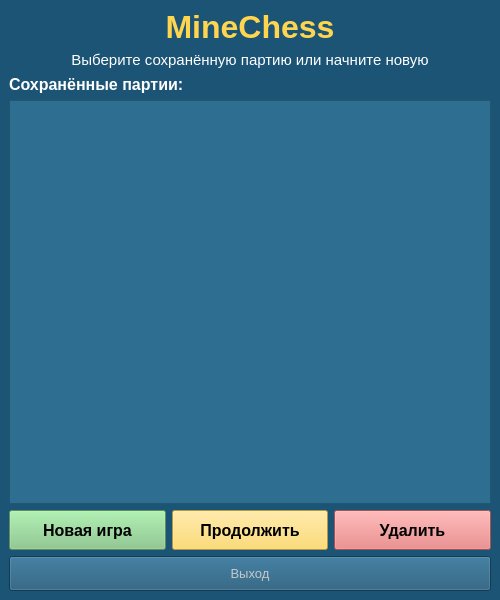
<?xml version="1.0" encoding="UTF-8"?>
<ui version="4.0">
 <class>WelcomeWindow</class>
 <widget class="QMainWindow" name="WelcomeWindow">
  <property name="geometry">
   <rect>
    <x>0</x>
    <y>0</y>
    <width>500</width>
    <height>600</height>
   </rect>
  </property>
  <property name="minimumSize">
   <size>
    <width>500</width>
    <height>600</height>
   </size>
  </property>
  <property name="maximumSize">
   <size>
    <width>500</width>
    <height>600</height>
   </size>
  </property>
  <property name="windowTitle">
   <string>MineChess</string>
  </property>
  <property name="styleSheet">
   <string notr="true">background-color: rgb(27, 84, 117);
color: rgb(255, 255, 255);</string>
  </property>
  <widget class="QWidget" name="centralwidget">
   <layout class="QVBoxLayout" name="verticalLayout">
    <item>
     <widget class="QLabel" name="labelTitle">
      <property name="font">
       <font>
        <pointsize>24</pointsize>
        <weight>75</weight>
        <bold>true</bold>
       </font>
      </property>
      <property name="styleSheet">
       <string notr="true">color: rgb(255, 213, 79);</string>
      </property>
      <property name="text">
       <string>MineChess</string>
      </property>
      <property name="alignment">
       <set>Qt::AlignCenter</set>
      </property>
     </widget>
    </item>
    <item>
     <widget class="QLabel" name="labelSubtitle">
      <property name="font">
       <font>
        <pointsize>11</pointsize>
       </font>
      </property>
      <property name="text">
       <string>Выберите сохранённую партию или начните новую</string>
      </property>
      <property name="alignment">
       <set>Qt::AlignCenter</set>
      </property>
     </widget>
    </item>
    <item>
     <widget class="QLabel" name="labelGames">
      <property name="font">
       <font>
        <pointsize>12</pointsize>
        <weight>75</weight>
        <bold>true</bold>
       </font>
      </property>
      <property name="text">
       <string>Сохранённые партии:</string>
      </property>
     </widget>
    </item>
    <item>
     <widget class="QListWidget" name="listGames">
      <property name="font">
       <font>
        <pointsize>13</pointsize>
       </font>
      </property>
      <property name="styleSheet">
       <string notr="true">background-color: rgb(45, 110, 145);
color: rgb(255, 255, 255);
alternate-background-color: rgb(27, 84, 117);</string>
      </property>
      <property name="alternatingRowColors">
       <bool>true</bool>
      </property>
     </widget>
    </item>
    <item>
     <layout class="QHBoxLayout" name="buttonLayout">
      <item>
       <widget class="QPushButton" name="btnNewGame">
        <property name="minimumSize">
         <size>
          <width>0</width>
          <height>40</height>
         </size>
        </property>
        <property name="font">
         <font>
          <pointsize>12</pointsize>
          <weight>75</weight>
          <bold>true</bold>
         </font>
        </property>
        <property name="styleSheet">
         <string notr="true">background-color: rgb(129, 199, 132);
color: rgb(0, 0, 0);
</string>
        </property>
        <property name="text">
         <string>Новая игра</string>
        </property>
       </widget>
      </item>
      <item>
       <widget class="QPushButton" name="btnContinue">
        <property name="minimumSize">
         <size>
          <width>0</width>
          <height>40</height>
         </size>
        </property>
        <property name="font">
         <font>
          <pointsize>12</pointsize>
          <weight>75</weight>
          <bold>true</bold>
         </font>
        </property>
        <property name="styleSheet">
         <string notr="true">background-color: rgb(255, 213, 79);
color: rgb(0, 0, 0);
</string>
        </property>
        <property name="text">
         <string>Продолжить</string>
        </property>
       </widget>
      </item>
      <item>
       <widget class="QPushButton" name="btnDelete">
        <property name="minimumSize">
         <size>
          <width>0</width>
          <height>40</height>
         </size>
        </property>
        <property name="font">
         <font>
          <pointsize>12</pointsize>
          <weight>75</weight>
          <bold>true</bold>
         </font>
        </property>
        <property name="styleSheet">
         <string notr="true">background-color: rgb(229, 115, 115);
color: rgb(0,0,0);
</string>
        </property>
        <property name="text">
         <string>Удалить</string>
        </property>
       </widget>
      </item>
     </layout>
    </item>
    <item>
     <widget class="QPushButton" name="btnExit">
      <property name="minimumSize">
       <size>
        <width>0</width>
        <height>35</height>
       </size>
      </property>
      <property name="font">
       <font>
        <pointsize>10</pointsize>
       </font>
      </property>
      <property name="styleSheet">
       <string notr="true">color: rgb(200, 200, 200);
</string>
      </property>
      <property name="text">
       <string>Выход</string>
      </property>
     </widget>
    </item>
   </layout>
  </widget>
 </widget>
 <resources/>
 <connections/>
</ui>
